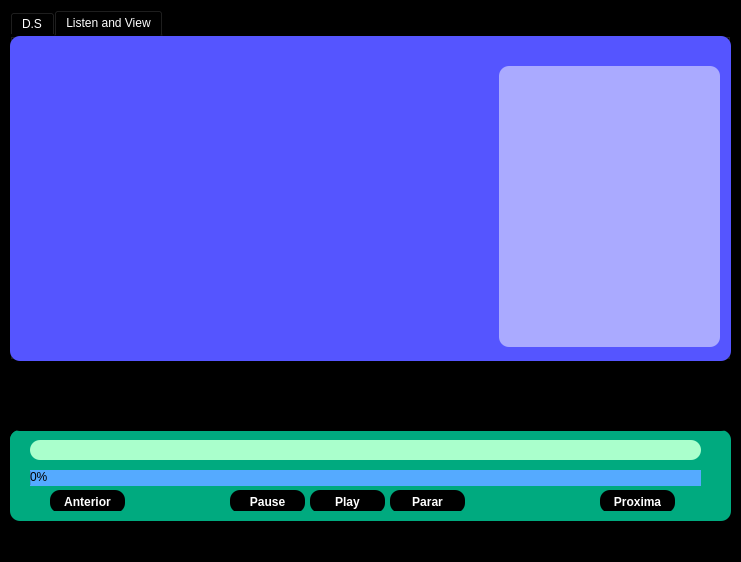
<?xml version="1.0" encoding="UTF-8"?>
<ui version="4.0">
 <class>MainWindow</class>
 <widget class="QMainWindow" name="MainWindow">
  <property name="geometry">
   <rect>
    <x>0</x>
    <y>0</y>
    <width>741</width>
    <height>562</height>
   </rect>
  </property>
  <property name="font">
   <font>
    <weight>75</weight>
    <bold>true</bold>
   </font>
  </property>
  <property name="windowTitle">
   <string>Youtube Downloader</string>
  </property>
  <property name="windowIcon">
   <iconset>
    <normaloff>../../../../Downloads/download-da-nuvem.png</normaloff>../../../../Downloads/download-da-nuvem.png</iconset>
  </property>
  <property name="styleSheet">
   <string notr="true">background-color: rgb(0, 0, 0);</string>
  </property>
  <widget class="QWidget" name="centralwidget">
   <widget class="QFrame" name="button_frame">
    <property name="geometry">
     <rect>
      <x>10</x>
      <y>430</y>
      <width>721</width>
      <height>91</height>
     </rect>
    </property>
    <property name="autoFillBackground">
     <bool>false</bool>
    </property>
    <property name="styleSheet">
     <string notr="true">background-color: rgb(0, 170, 127);
border-radius: 10px;

</string>
    </property>
    <property name="frameShape">
     <enum>QFrame::StyledPanel</enum>
    </property>
    <property name="frameShadow">
     <enum>QFrame::Raised</enum>
    </property>
    <widget class="QFrame" name="button_frame_2">
     <property name="geometry">
      <rect>
       <x>0</x>
       <y>0</y>
       <width>711</width>
       <height>81</height>
      </rect>
     </property>
     <property name="autoFillBackground">
      <bool>false</bool>
     </property>
     <property name="styleSheet">
      <string notr="true">background-color: rgb(0, 170, 127);
border-radius: 10px;

</string>
     </property>
     <property name="frameShape">
      <enum>QFrame::StyledPanel</enum>
     </property>
     <property name="frameShadow">
      <enum>QFrame::Raised</enum>
     </property>
     <widget class="QPushButton" name="button_play">
      <property name="geometry">
       <rect>
        <x>300</x>
        <y>60</y>
        <width>75</width>
        <height>23</height>
       </rect>
      </property>
      <property name="font">
       <font>
        <weight>75</weight>
        <bold>true</bold>
       </font>
      </property>
      <property name="styleSheet">
       <string notr="true">background-color: rgb(0, 0, 0);
color: rgb(255, 255, 255);</string>
      </property>
      <property name="text">
       <string>Play</string>
      </property>
      <property name="play_click_event" stdset="0">
       <bool>true</bool>
      </property>
     </widget>
     <widget class="QPushButton" name="button_anterior">
      <property name="geometry">
       <rect>
        <x>40</x>
        <y>60</y>
        <width>75</width>
        <height>23</height>
       </rect>
      </property>
      <property name="font">
       <font>
        <weight>75</weight>
        <bold>true</bold>
       </font>
      </property>
      <property name="styleSheet">
       <string notr="true">background-color: rgb(0, 0, 0);
color: rgb(255, 255, 255);</string>
      </property>
      <property name="text">
       <string>Anterior</string>
      </property>
      <property name="anterior_click_event" stdset="0">
       <bool>true</bool>
      </property>
     </widget>
     <widget class="QPushButton" name="button_proxima">
      <property name="geometry">
       <rect>
        <x>590</x>
        <y>60</y>
        <width>75</width>
        <height>23</height>
       </rect>
      </property>
      <property name="font">
       <font>
        <weight>75</weight>
        <bold>true</bold>
       </font>
      </property>
      <property name="styleSheet">
       <string notr="true">background-color: rgb(0, 0, 0);
color: rgb(255, 255, 255);</string>
      </property>
      <property name="text">
       <string>Proxima</string>
      </property>
      <property name="proxima_click_event" stdset="0">
       <bool>false</bool>
      </property>
     </widget>
     <widget class="QPushButton" name="button_parar">
      <property name="geometry">
       <rect>
        <x>380</x>
        <y>60</y>
        <width>75</width>
        <height>23</height>
       </rect>
      </property>
      <property name="font">
       <font>
        <weight>75</weight>
        <bold>true</bold>
       </font>
      </property>
      <property name="styleSheet">
       <string notr="true">background-color: rgb(0, 0, 0);
color: rgb(255, 255, 255);</string>
      </property>
      <property name="text">
       <string>Parar</string>
      </property>
      <property name="parar_click_event" stdset="0">
       <bool>true</bool>
      </property>
     </widget>
     <widget class="QPushButton" name="button_pause">
      <property name="geometry">
       <rect>
        <x>220</x>
        <y>60</y>
        <width>75</width>
        <height>23</height>
       </rect>
      </property>
      <property name="font">
       <font>
        <weight>75</weight>
        <bold>true</bold>
       </font>
      </property>
      <property name="styleSheet">
       <string notr="true">background-color: rgb(0, 0, 0);
color: rgb(255, 255, 255);</string>
      </property>
      <property name="text">
       <string>Pause</string>
      </property>
      <property name="pause_click_event" stdset="0">
       <bool>true</bool>
      </property>
     </widget>
     <widget class="QProgressBar" name="music_pgbar">
      <property name="geometry">
       <rect>
        <x>20</x>
        <y>40</y>
        <width>671</width>
        <height>16</height>
       </rect>
      </property>
      <property name="styleSheet">
       <string notr="true">background-color: rgb(85, 170, 255);
border-radius: 10px;
</string>
      </property>
      <property name="value">
       <number>0</number>
      </property>
     </widget>
     <widget class="QLabel" name="music_tittle">
      <property name="geometry">
       <rect>
        <x>20</x>
        <y>10</y>
        <width>671</width>
        <height>20</height>
       </rect>
      </property>
      <property name="styleSheet">
       <string notr="true">background: rgb(170, 255, 204)</string>
      </property>
      <property name="text">
       <string/>
      </property>
     </widget>
    </widget>
   </widget>
   <widget class="QFrame" name="main_frame">
    <property name="geometry">
     <rect>
      <x>10</x>
      <y>10</y>
      <width>721</width>
      <height>421</height>
     </rect>
    </property>
    <property name="styleSheet">
     <string notr="true">border-radius: 10px;
background-color: rgb(0, 0, 0);</string>
    </property>
    <property name="frameShape">
     <enum>QFrame::StyledPanel</enum>
    </property>
    <property name="frameShadow">
     <enum>QFrame::Raised</enum>
    </property>
    <widget class="QTabWidget" name="tab_main">
     <property name="geometry">
      <rect>
       <x>0</x>
       <y>0</y>
       <width>721</width>
       <height>351</height>
      </rect>
     </property>
     <property name="styleSheet">
      <string notr="true">
color: rgb(255, 255, 255);
background-color: rgb(0, 0, 0);
</string>
     </property>
     <property name="currentIndex">
      <number>1</number>
     </property>
     <widget class="QWidget" name="ds_tab">
      <property name="styleSheet">
       <string notr="true">background-color: rgb(0, 170, 127);</string>
      </property>
      <attribute name="title">
       <string>D.S</string>
      </attribute>
      <widget class="QScrollArea" name="busca_scroll_area">
       <property name="geometry">
        <rect>
         <x>10</x>
         <y>40</y>
         <width>421</width>
         <height>321</height>
        </rect>
       </property>
       <property name="styleSheet">
        <string notr="true">background-color: rgb(49, 34, 255);
border-radius: 12px;</string>
       </property>
       <property name="widgetResizable">
        <bool>true</bool>
       </property>
       <widget class="QWidget" name="scrollAreaWidgetContents">
        <property name="geometry">
         <rect>
          <x>0</x>
          <y>0</y>
          <width>421</width>
          <height>321</height>
         </rect>
        </property>
       </widget>
      </widget>
      <widget class="QScrollArea" name="down_scroll_area">
       <property name="geometry">
        <rect>
         <x>440</x>
         <y>40</y>
         <width>271</width>
         <height>321</height>
        </rect>
       </property>
       <property name="styleSheet">
        <string notr="true">background-color: rgb(49, 34, 255);
border-radius: 12px;</string>
       </property>
       <property name="widgetResizable">
        <bool>true</bool>
       </property>
       <widget class="QWidget" name="scrollAreaWidgetContents_2">
        <property name="geometry">
         <rect>
          <x>0</x>
          <y>0</y>
          <width>271</width>
          <height>321</height>
         </rect>
        </property>
       </widget>
      </widget>
      <widget class="QLineEdit" name="lineEdit">
       <property name="geometry">
        <rect>
         <x>10</x>
         <y>10</y>
         <width>361</width>
         <height>20</height>
        </rect>
       </property>
       <property name="styleSheet">
        <string notr="true">background-color: rgb(255, 255, 255);
color: rgb(0, 0, 0);
border-radius: 10px;</string>
       </property>
       <property name="text">
        <string>Buscar</string>
       </property>
       <property name="busca_clickfocus_event" stdset="0">
        <bool>true</bool>
       </property>
      </widget>
      <widget class="QLabel" name="label">
       <property name="geometry">
        <rect>
         <x>440</x>
         <y>10</y>
         <width>151</width>
         <height>16</height>
        </rect>
       </property>
       <property name="font">
        <font>
         <family>Source Serif Pro</family>
         <pointsize>12</pointsize>
         <weight>75</weight>
         <bold>true</bold>
        </font>
       </property>
       <property name="styleSheet">
        <string notr="true">color: rgb(0, 0, 0);</string>
       </property>
       <property name="text">
        <string>Downloads</string>
       </property>
      </widget>
     </widget>
     <widget class="QWidget" name="tab_rep">
      <property name="styleSheet">
       <string notr="true">background-color: rgb(85, 85, 255);</string>
      </property>
      <attribute name="title">
       <string>Listen and View</string>
      </attribute>
      <widget class="QFrame" name="lista_music_frame">
       <property name="geometry">
        <rect>
         <x>489</x>
         <y>30</y>
         <width>221</width>
         <height>281</height>
        </rect>
       </property>
       <property name="styleSheet">
        <string notr="true">background-color: rgb(170, 170, 255);</string>
       </property>
       <property name="frameShape">
        <enum>QFrame::StyledPanel</enum>
       </property>
       <property name="frameShadow">
        <enum>QFrame::Raised</enum>
       </property>
      </widget>
     </widget>
    </widget>
   </widget>
  </widget>
  <widget class="QMenuBar" name="menubar">
   <property name="geometry">
    <rect>
     <x>0</x>
     <y>0</y>
     <width>741</width>
     <height>21</height>
    </rect>
   </property>
  </widget>
  <widget class="QStatusBar" name="statusbar"/>
 </widget>
 <resources/>
 <connections/>
</ui>
